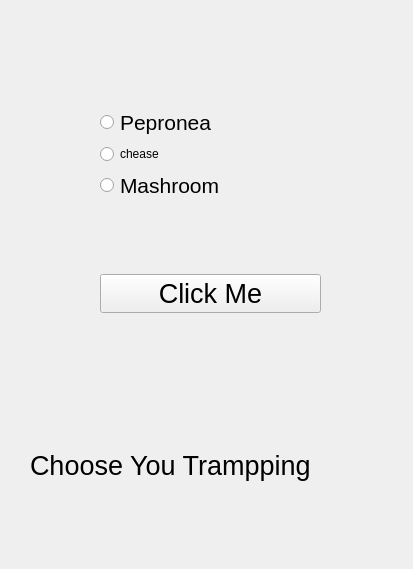
<?xml version="1.0" encoding="UTF-8"?>
<ui version="4.0">
 <class>MainWindow</class>
 <widget class="QMainWindow" name="MainWindow">
  <property name="geometry">
   <rect>
    <x>0</x>
    <y>0</y>
    <width>413</width>
    <height>569</height>
   </rect>
  </property>
  <property name="windowTitle">
   <string>MainWindow</string>
  </property>
  <widget class="QWidget" name="centralwidget">
   <widget class="QLabel" name="label">
    <property name="geometry">
     <rect>
      <x>30</x>
      <y>440</y>
      <width>371</width>
      <height>51</height>
     </rect>
    </property>
    <property name="font">
     <font>
      <pointsize>20</pointsize>
     </font>
    </property>
    <property name="text">
     <string>Choose You Trampping</string>
    </property>
   </widget>
   <widget class="QWidget" name="">
    <property name="geometry">
     <rect>
      <x>100</x>
      <y>40</y>
      <width>221</width>
      <height>341</height>
     </rect>
    </property>
    <layout class="QVBoxLayout" name="verticalLayout_2">
     <item>
      <layout class="QVBoxLayout" name="verticalLayout">
       <item>
        <widget class="QRadioButton" name="radioButton">
         <property name="font">
          <font>
           <pointsize>16</pointsize>
          </font>
         </property>
         <property name="text">
          <string>Pepronea</string>
         </property>
        </widget>
       </item>
       <item>
        <widget class="QRadioButton" name="radioButton_2">
         <property name="text">
          <string>chease</string>
         </property>
        </widget>
       </item>
       <item>
        <widget class="QRadioButton" name="radioButton_3">
         <property name="font">
          <font>
           <pointsize>16</pointsize>
          </font>
         </property>
         <property name="text">
          <string>Mashroom</string>
         </property>
        </widget>
       </item>
      </layout>
     </item>
     <item>
      <widget class="QPushButton" name="pushButton">
       <property name="font">
        <font>
         <pointsize>20</pointsize>
        </font>
       </property>
       <property name="text">
        <string>Click Me</string>
       </property>
      </widget>
     </item>
    </layout>
   </widget>
  </widget>
 </widget>
 <resources/>
 <connections/>
</ui>
